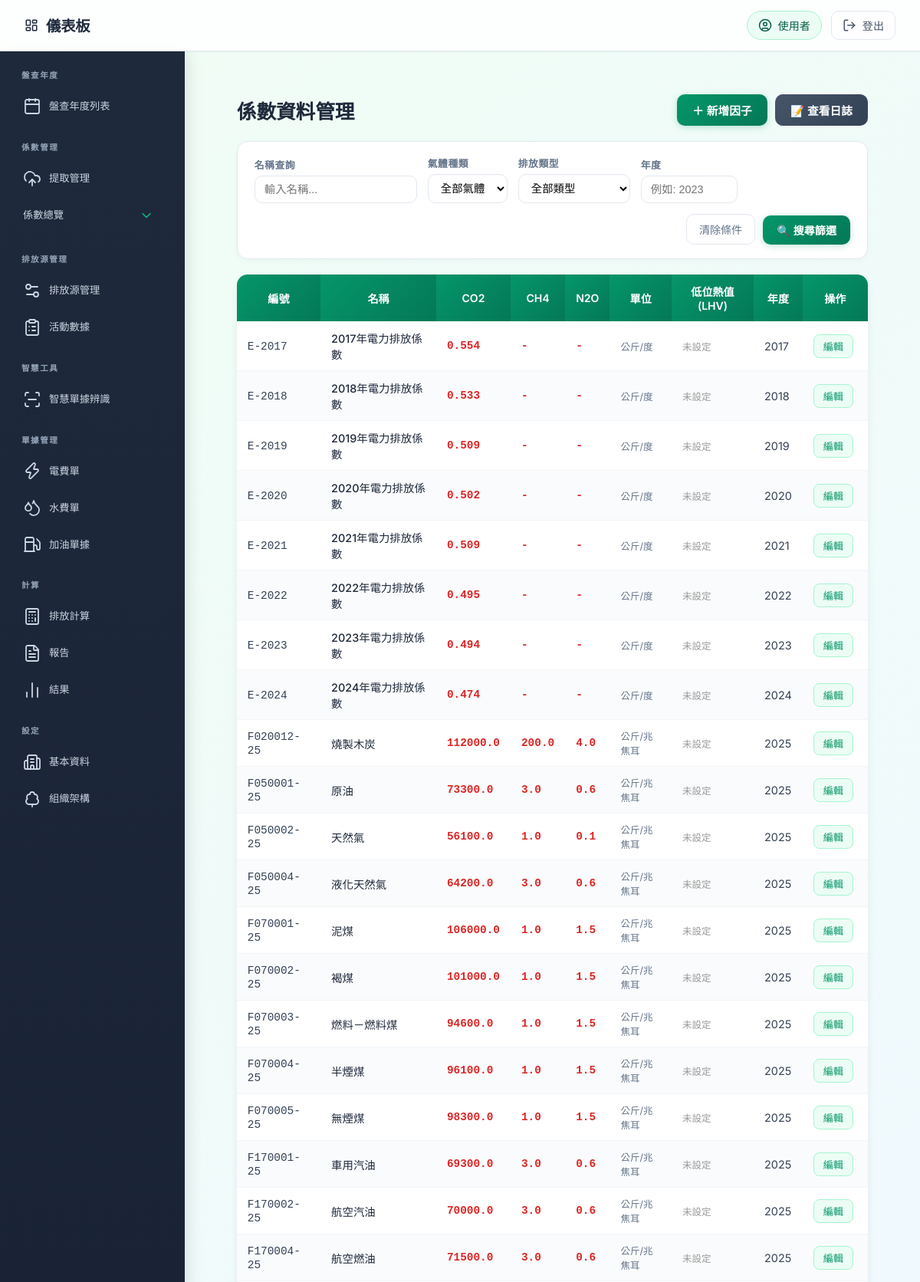
The page /etl/manage (upper part) on the database its author committed.
### model.py (models this page shows)
class EmissionFactor(SQLModel, table=True):
    code: str = Field(primary_key=True)
    gas_type: str = Field(primary_key=True)
    original_code: str = Field(index=True)
    emission_type: str = "固定燃燒"
    name: str
    factor_value: float
    unit: str
    year: int
    factor_source: Optional[str] = None
    calculation_method: Optional[str] = None
    lower_heating_value: Optional[float] = None
    lhv_unit: Optional[str] = None
    updated_at: datetime = Field(default_factory=datetime.utcnow)

### routers/etl_script.py (the view)
@router.get("/manage", response_class=HTMLResponse)
async def factor_management(
    request: Request,
    name: Optional[str] = None,
    gas_type: Optional[str] = None,
    category: Optional[str] = None,
    year: Optional[str] = None,
):
    if category == "逸散排放":
        with Session(engine) as session:
            gwp_query = session.query(GWPReference)
            if name:
                gwp_query = gwp_query.filter(
                    (col(GWPReference.gas_name_zh).contains(name)) |
                    (col(GWPReference.gas_name_en).contains(name)) |
                    (col(GWPReference.formula).contains(name))
                )
            if gas_type:  # 前端 gas_type 下拉重新利用為 version 篩選
                gwp_query = gwp_query.filter(col(GWPReference.version) == gas_type)
            gwp_factors = gwp_query.order_by(col(GWPReference.formula).asc()).all()
            version_list = sorted(
                {v[0] for v in session.query(col(GWPReference.version)).distinct().all() if v[0]}
            )
        return templates.TemplateResponse(
            "factor_management.html",
            {
                "request": request,
                "factors": [],
                "gwp_factors": gwp_factors,
                "name_list": [],
                "gas_list": version_list,
                "active_category": "逸散排放",
                "is_gwp": True,
            },
        )
    with Session(engine) as session:
        query = session.query(EmissionFactor)
        if name:
            query = query.filter(col(EmissionFactor.name).contains(name))
        if category:
            query = query.filter(col(EmissionFactor.emission_type).contains(category))
        if year and year.strip():
            try:
                query = query.filter(col(EmissionFactor.year) == int(year))
            except ValueError:
                pass
        if gas_type:
            matching_codes = [
                row[0]
                for row in session.query(col(EmissionFactor.code))
                .filter(col(EmissionFactor.gas_type) == gas_type)
                .distinct()
                .all()
            ]
            query = query.filter(col(EmissionFactor.code).in_(matching_codes))
        factors = query.order_by(
            col(EmissionFactor.code).asc(), col(EmissionFactor.year).desc()
        ).all()
        grouped_dict: dict = {}
        for f in factors:
            key = (f.code, f.year)
            if key not in grouped_dict:
                grouped_dict[key] = {
                    "code": f.code,
                    "original_code": f.original_code,
                    "name": f.name,
                    "unit": f.unit,
                    "year": f.year,
                    "emission_type": f.emission_type,
                    "factor_source": f.factor_source,
                    "calculation_method": f.calculation_method,
                    "gas_values": {},
                    "gas_factors": {},
                }
            grouped_dict[key]["gas_values"][f.gas_type] = f.factor_value
            grouped_dict[key]["gas_factors"][f.gas_type] = {
                "code": f.code,
                "gas_type": f.gas_type,
                "original_code": f.original_code,
                "name": f.name,
                "factor_value": f.factor_value,
                "unit": f.unit,
                "year": f.year,
                "emission_type": f.emission_type,
                "factor_source": f.factor_source or "",
                "calculation_method": f.calculation_method or "",
            }
        grouped_factors = list(grouped_dict.values())
        name_list = [
            n[0] for n in session.query(col(EmissionFactor.name)).distinct().all() if n[0]
        ]
        gas_list = [
            g[0]
            for g in session.query(col(EmissionFactor.gas_type)).distinct().all()
            if g[0]
        ]
    return templates.TemplateResponse(
        "factor_management.html",
        {
            "request": request,
            "factors": factors,
            "grouped_factors": grouped_factors,
            "gwp_factors": [],
            "name_list": name_list,
            "gas_list": gas_list,
            "active_category": category or "",
            "is_gwp": False,
        },
    )

### templates/factor_management.html (shortened to what this page needs)
{% extends "base.html" %}
{% block head %}
<link rel="stylesheet" href="/static/css/factor_management.css">
<link rel="stylesheet" href="/static/css/logs_modal.css">
<link rel="stylesheet" href="/static/css/factor_submenu.css">
{% endblock %}
{% block content %}
<div class="fm-page-wrap">
    <div class="fm-page-header">
        <h1 class="fm-title">係數資料管理</h1>
        <div class="fm-header-actions">
            {% if is_gwp %}
            <button type="button" onclick="openGwpCreate()" class="btn-fm-create">＋ 新增 GWP</button>
            {% else %}
            <button type="button" id="openCreateModal" class="btn-fm-create">＋ 新增因子</button>
            {% endif %}
            <button type="button" id="openLogModal" class="btn-fm-log">📝 查看日誌</button>
        </div>
    </div>
    <div class="filter-bar">
        <form method="get" action="/etl/manage" class="filter-form">
            <div class="filter-group">
                <label for="nameSearch">名稱查詢</label>
                <input list="name_suggestions" id="nameSearch" name="name"
                       class="filter-input" placeholder="輸入名稱..."
                       value="{{ request.query_params.get('name', '') }}">
            </div>
            <div class="filter-group">
                <label for="gasSelect">{% if is_gwp %}IPCC 版本{% else %}氣體種類{% endif %}</label>
                <select id="gasSelect" name="gas_type" class="filter-select">
                    <option value="">{% if is_gwp %}全部版本{% else %}全部氣體{% endif %}</option>
                </select>
            </div>
            {% if not active_category %}
            <div class="filter-group">
                <label for="catSelect">排放類型</label>
                <select id="catSelect" name="category" class="filter-select">
                    <option value="">全部類型</option>
                </select>
            </div>
            {% endif %}
            {% if not is_gwp %}
            <div class="filter-group">
                <label for="yearInput">年度</label>
                <input type="number" id="yearInput" name="year"
                       class="filter-input filter-input-year" placeholder="例如: 2023"
                       value="{{ request.query_params.get('year', '') }}">
            </div>
            {% endif %}
            <div class="filter-actions">
                <a href="/etl/manage{% if active_category %}?category={{ active_category }}{% endif %}" class="btn-clear">清除條件</a>
                <button type="submit" class="btn-filter">🔍 搜尋篩選</button>
            </div>
        </form>
    </div>
    <table class="data-table">
        <thead>
        {% if is_gwp %}
        <tr>
            <th onclick="sortGwpTable(0)" style="cursor:pointer;text-align:left;">化學式 <span id="sort-formula"></span></th>
            <th onclick="sortGwpTable(1)" style="cursor:pointer;text-align:left;">中文名稱 <span id="sort-name-zh"></span></th>
            <th onclick="sortGwpTable(2)" style="cursor:pointer;">GWP 值 <span id="sort-gwp-value"></span></th>
            <th>版本</th>
            <th>備註</th>
            <th>操作</th>
        </tr>
        {% else %}
        <tr>
            <th class="center-header">編號</th>
            <th class="center-header">名稱</th>
            <th class="center-header">CO2</th>
            <th class="center-header">CH4</th>
            <th class="center-header">N2O</th>
            <th class="center-header">單位</th>
            <th class="center-header">低位熱值(LHV)</th>
            <th class="center-header">年度</th>
            <th class="center-header">操作</th>
        </tr>
        {% endif %}
        </thead>
        <tbody>
        {% if is_gwp %}
        {% if gwp_factors %}
        {% for r in gwp_factors %}
        <tr>
            <td style="text-align:left;"><code>{{ r.formula }}</code></td>
            <td style="text-align:left;">{{ r.gas_name_zh }}</td>
            <td>{% if r.is_qualitative %}&lt; 1{% else %}{{ r.gwp_value }}{% endif %}</td>
            <td><span class="badge badge-gas">{{ r.version }}</span></td>
            <td class="td-truncate">{% if r.gwp_value == 0 %}僅需定性{% else %}{{ r.note or '-' }}{% endif %}</td>
            <td class="td-actions">
                <button type="button" class="btn-fm-edit"
                    onclick="editGwp({
                        id: {{ r.id }},
                        formula: '{{ r.formula | replace("'", "\\'") }}',
                        gas_name_zh: '{{ r.gas_name_zh | replace("'", "\\'") }}',
                        gwp_value: '{{ r.gwp_value }}',
                        version: '{{ r.version }}',
                        is_qualitative: {{ 'true' if r.is_qualitative else 'false' }},
                        note: '{{ (r.note or "") | replace("'", "\\'") }}'
                    })"> 編輯</button>
                <form action="/etl/gwp/delete" method="post" style="display:inline;">
                    <input type="hidden" name="record_id" value="{{ r.id }}">
                    <button type="submit" class="btn-factor-delete">刪除</button>
                </form>
            </td>
        </tr>
        {% endfor %}
        {% else %}
        <tr><td colspan="6" class="td-empty">查無符合條件的 GWP 資料。</td></tr>
        {% endif %}
        {% else %}
        {% if grouped_factors %}
        {% for g in grouped_factors %}
        <tr>
            <td><code>{{ g.code }}</code></td>
            <td class="td-name">{{ g.name }}</td>
            <td class="td-value">
                {% set co2_val = g.gas_values.get('CO2', g.gas_values.get('CO2e', None)) %}
                {{ co2_val if co2_val is not none else '-' }}
            </td>
            <td class="td-value">{{ g.gas_values.get('CH4', '-') }}</td>
            <td class="td-value">{{ g.gas_values.get('N2O', '-') }}</td>
            <td class="td-unit">{{ g.unit }}</td>
            <td class="td-unit">
                {% set first_factor = g.gas_factors.values()|list|first %}
                {% if first_factor and first_factor.lower_heating_value %}
                    {{ first_factor.lower_heating_value }} {{ first_factor.lhv_unit or '' }}
                {% else %}
                    <span style="color:#999">未設定</span>
                {% endif %}
            </td>
            <td>{{ g.year }}</td>
            <td class="td-actions">
                {% set edit_gas = g.gas_factors.get('CO2') or g.gas_factors.get('CO2e') or g.gas_factors.values()|list|first %}
                <button type="button" class="btn-fm-edit"
                    onclick="editFactor({
                        factor_code: '{{ edit_gas.code | replace("'", "\\'") }}',
                        factor_gas_type: '{{ edit_gas.gas_type }}',
                        factor_original_code: '{{ edit_gas.original_code }}',
                        factor_name: '{{ edit_gas.name | replace("'", "\\'") }}',
                        factor_value: '{{ edit_gas.factor_value }}',
                        factor_unit: '{{ edit_gas.unit }}',
                        factor_year: '{{ edit_gas.year }}',
                        factor_emission_type: '{{ edit_gas.emission_type }}',
                        factor_source: '{{ edit_gas.factor_source | replace("'", "\\'") }}',
                        factor_calculation_method: '{{ edit_gas.calculation_method | replace("'", "\\'") }}',
                        factor_lhv_value: '{{ edit_gas.lower_heating_value or '' }}',
                        factor_lhv_unit: '{{ edit_gas.lhv_unit or 'Kcal/公升' }}',
                        delete_gas_types: {{ g.gas_factors.keys()|list }}
                    })">編輯</button>
            </td>
        </tr>
        {% endfor %}
        {% else %}
        <tr>
            <td colspan="10" class="td-empty">查無符合條件的係數資料，請調整篩選條件。</td>
        </tr>
        {% endif %}
        {% endif %}
        </tbody>
    </table>
</div>
{% endblock %}

### rows shown on the page
EmissionFactor: code "E-2017", name "2017年電力排放係數", factor_value "0.554", gas_values.get "-", unit "公斤/度", year "2017"
EmissionFactor: code "E-2018", name "2018年電力排放係數", factor_value "0.533", gas_values.get "-", unit "公斤/度", year "2018"
EmissionFactor: code "E-2019", name "2019年電力排放係數", factor_value "0.509", gas_values.get "-", unit "公斤/度", year "2019"
EmissionFactor: code "E-2020", name "2020年電力排放係數", factor_value "0.502", gas_values.get "-", unit "公斤/度", year "2020"
EmissionFactor: code "E-2021", name "2021年電力排放係數", factor_value "0.509", gas_values.get "-", unit "公斤/度", year "2021"
EmissionFactor: code "E-2022", name "2022年電力排放係數", factor_value "0.495", gas_values.get "-", unit "公斤/度", year "2022"
EmissionFactor: code "E-2023", name "2023年電力排放係數", factor_value "0.494", gas_values.get "-", unit "公斤/度", year "2023"
EmissionFactor: code "E-2024", name "2024年電力排放係數", factor_value "0.474", gas_values.get "-", unit "公斤/度", year "2024"
EmissionFactor: code "F020012-25", name "燒製木炭", gas_values.get "200.0", gas_values.get "4.0", unit "公斤/兆焦耳", year "2025"
EmissionFactor: factor_value "112000.0"
EmissionFactor: code "F050001-25", name "原油", gas_values.get "3.0", gas_values.get "0.6", unit "公斤/兆焦耳", year "2025"
EmissionFactor: factor_value "73300.0"
EmissionFactor: code "F050002-25", name "天然氣", gas_values.get "1.0", gas_values.get "0.1", unit "公斤/兆焦耳", year "2025"
EmissionFactor: factor_value "56100.0"
EmissionFactor: code "F050004-25", name "液化天然氣", gas_values.get "3.0", gas_values.get "0.6", unit "公斤/兆焦耳", year "2025"
EmissionFactor: factor_value "64200.0"
EmissionFactor: code "F070001-25", name "泥煤", gas_values.get "1.0", gas_values.get "1.5", unit "公斤/兆焦耳", year "2025"
EmissionFactor: factor_value "106000.0"
EmissionFactor: code "F070002-25", name "褐煤", gas_values.get "1.0", gas_values.get "1.5", unit "公斤/兆焦耳", year "2025"
EmissionFactor: factor_value "101000.0"
EmissionFactor: code "F070003-25", name "燃料－燃料煤", gas_values.get "1.0", gas_values.get "1.5", unit "公斤/兆焦耳", year "2025"
EmissionFactor: factor_value "94600.0"
EmissionFactor: code "F070004-25", name "半煙煤", gas_values.get "1.0", gas_values.get "1.5", unit "公斤/兆焦耳", year "2025"
EmissionFactor: factor_value "96100.0"
EmissionFactor: code "F070005-25", name "無煙煤", gas_values.get "1.0", gas_values.get "1.5", unit "公斤/兆焦耳", year "2025"
EmissionFactor: factor_value "98300.0"
EmissionFactor: code "F170001-25", name "車用汽油", gas_values.get "3.0", gas_values.get "0.6", unit "公斤/兆焦耳", year "2025"
EmissionFactor: factor_value "69300.0"
EmissionFactor: code "F170002-25", name "航空汽油", gas_values.get "3.0", gas_values.get "0.6", unit "公斤/兆焦耳", year "2025"
EmissionFactor: factor_value "70000.0"
EmissionFactor: code "F170004-25", name "航空燃油", gas_values.get "3.0", gas_values.get "0.6", unit "公斤/兆焦耳", year "2025"
EmissionFactor: factor_value "71500.0"

### other values the page prints
{{ request.session.get("username", "使用者") }} "使用者"
